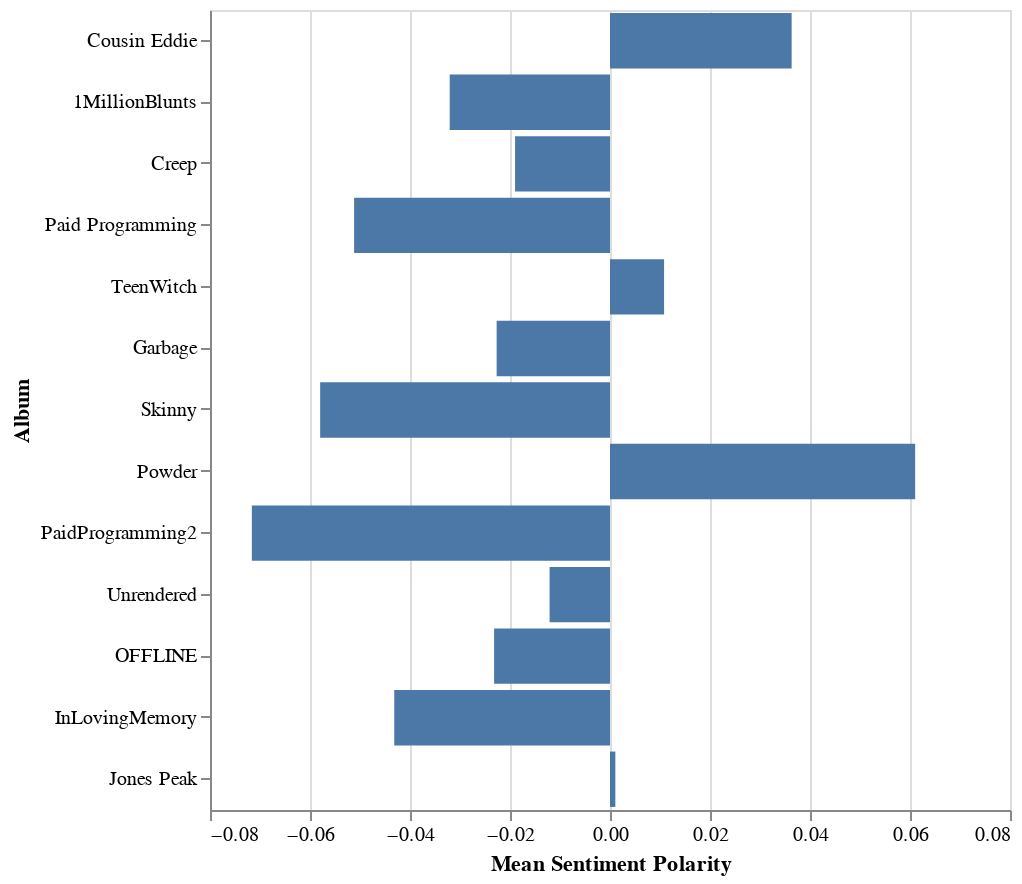

Notebook code for this chart:
### Markdown cell above
## Average mean sentiment per album over years
Ironically some of the darker albums are slighlty positive like teenwitch

### Code cell
# create seperate visuals for average scores over the years
barchart = alt.Chart(data).mark_bar().encode(
    x=alt.X('mean(value):Q', title='Mean Sentiment Polarity'),
    y=alt.Y('album :N', title='Album', sort=None),
    tooltip=['mean(value):Q', 'album :N']
).properties(
    width=400,
    height=400
)
barchart

### Figure 1 — Vega-Lite specification as saved in the notebook (floating-point values rounded to 4 significant figures)
{"config": {"view": {"continuousWidth": 400, "continuousHeight": 300}}, "data": {"name": "data-918b4e89a0fbdafdcbdd4300380f4cc7"}, "mark": "bar", "encoding": {"tooltip": [{"aggregate": "mean", "field": "value", "type": "quantitative"}, {"field": "album ", "type": "nominal"}], "x": {"aggregate": "mean", "field": "value", "title": "Mean Sentiment Polarity", "type": "quantitative"}, "y": {"field": "album ", "sort": null, "title": "Album", "type": "nominal"}}, "height": 400, "width": 400, "$schema": "https://vega.github.io/schema/vega-lite/v4.17.0.json", "datasets": {"data-918b4e89a0fbdafdcbdd4300380f4cc7": [{"album ": "Cousin Eddie", "name": null, "value": null, "number": 0}, {"album ": "Cousin Eddie", "name": null, "value": null, "number": 1}, {"album ": "Cousin Eddie", "name": "\"Zig Zags And Louie Tags\"", "value": 0.02604, "number": 2}, {"album ": "Cousin Eddie", "name": "Weekend", "value": 0.08873, "number": 3}, {"album ": "Cousin Eddie", "name": "Mighty Joe Young", "value": -0.08626, "number": 4}, {"album ": "Cousin Eddie", "name": "Excuse Me", "value": 0.07147, "number": 5}, {"album ": "Cousin Eddie", "name": "Work", "value": 0.08167, "number": 6}, {"album ": "Cousin Eddie", "name": null, "value": null, "number": 7}, {"album ": "Cousin Eddie", "name": null, "value": null, "number": 8}, {"album ": "1MillionBlunts", "name": null, "value": null, "number": 0}, {"album ": "1MillionBlunts", "name": "MasterBedroom", "value": -0.104, "number": 1}, {"album ": "1MillionBlunts", "name": "MarbleFloors", "value": 0.1267, "number": 2}, {"album ": "1MillionBlunts", "name": "BluntsInTheGraveyard", "value": -0.04269, "number": 3}, {"album ": "1MillionBlunts", "name": "BabyBlueVeleour", "value": 0.0007937, "number": 4}, {"album ": "1MillionBlunts", "name": "SilkSheets", "value": 0.03492, "number": 5}, {"album ": "1MillionBlunts", "name": "TheLivingForest", "value": -0.1629, "number": 6}, {"album ": "1MillionBlunts", "name": "Phantom", "value": -0.07731, "number": 7}, {"album ": "1MillionBlunts", "name": null, "value": null, "number": 8}, {"album ": "Creep", "name": "Gold Chevrolet", "value": 0.2197, "number": 0}, {"album ": "Creep", "name": "White Noise", "value": -0.0881, "number": 1}, {"album ": "Creep", "name": "Windows 95", "value": -0.1039, "number": 2}, {"album ": "Creep", "name": "Dead Girl", "value": 0.01136, "number": 3}, {"album ": "Creep", "name": "Pixelated Tears", "value": -0.08811, "number": 4}, {"album ": "Creep", "name": "Penthouse", "value": 0.04938, "number": 5}, {"album ": "Creep", "name": "Dracula", "value": -0.1949, "number": 6}, {"album ": "Creep", "name": "Floppy Disc", "value": 0.137, "number": 7}, {"album ": "Creep", "name": "Marble  ", "value": -0.1133, "number": 8}, {"album ": "Paid Programming", "name": "Jonathan Taylor Thomas", "value": -0.01422, "number": 0}, {"album ": "Paid Programming", "name": "American Beauty", "value": -0.1979, "number": 1}, {"album ": "Paid Programming", "name": "Skin", "value": -0.4341, "number": 2}, {"album ": "Paid Programming", "name": "Blink 187", "value": -0.02859, "number": 3}, {"album ": "Paid Programming", "name": "Teen Girl Dies At Rave", "value": 0.06078, "number": 4}, {"album ": "Paid Programming", "name": "Teenage Boy", "value": 0.2167, "number": 5}, {"album ": "Paid Programming", "name": "281-330-8004", "value": -0.1042, "number": 6}, {"album ": "Paid Programming", "name": "Severe Weather Warning", "value": 0.03802, "number": 7}, {"album ": "Paid Programming", "name": "Grandfathers Ring  ", "value": 0.002899, "number": 8}, {"album ": "TeenWitch", "name": "FearTheNobodies", "value": -0.2648, "number": 0}, {"album ": "TeenWitch", "name": "RampartRange", "value": -0.1831, "number": 1}, {"album ": "TeenWitch", "name": "WitchBoy", "value": -0.135, "number": 2}, {"album ": "TeenWitch", "name": "TheCafeteria", "value": -0.05804, "number": 3}, {"album ": "TeenWitch", "name": "Reb&Vodka", "value": -0.2304, "number": 4}, {"album ": "TeenWitch", "name": "BombsInTheLunchroom ", "value": 0.2589, "number": 5}, {"album ": "TeenWitch", "name": "Cotton", "value": 0.5, "number": 6}, {"album ": "TeenWitch", "name": "ParkingLotWitness ", "value": 0.09085, "number": 7}, {"album ": "TeenWitch", "name": "Klebold ", "value": 0.1189, "number": 8}, {"album ": "Garbage", "name": "Lay Me In The River", "value": 0.1273, "number": 0}, {"album ": "Garbage", "name": null, "value": null, "number": 1}, {"album ": "Garbage", "name": null, "value": null, "number": 2}, {"album ": "Garbage", "name": null, "value": null, "number": 3}, {"album ": "Garbage", "name": "Corduroy", "value": -0.136, "number": 4}, {"album ": "Garbage", "name": null, "value": null, "number": 5}, {"album ": "Garbage", "name": null, "value": null, "number": 6}, {"album ": "Garbage", "name": null, "value": null, "number": 7}, {"album ": "Garbage", "name": "You Can Tell A Lot About A Man By The Neck Of His Shirt ", "value": -0.05927, "number": 8}, {"album ": "Skinny", "name": "HollisterJeans", "value": -0.06136, "number": 0}, {"album ": "Skinny", "name": "TheNoiseInsideMyHead", "value": 0.07639, "number": 1}, {"album ": "Skinny", "name": null, "value": null, "number": 2}, {"album ": "Skinny", "name": null, "value": null, "number": 3}, {"album ": "Skinny", "name": "WhereTheTreesMeetTheFreeway ", "value": -0.1663, "number": 4}, {"album ": "Skinny", "name": null, "value": null, "number": 5}, {"album ": "Skinny", "name": null, "value": null, "number": 6}, {"album ": "Skinny", "name": "DeadInDesignerClothes", "value": -0.1056, "number": 7}, {"album ": "Skinny", "name": "ShrimpPizza ", "value": -0.03297, "number": 8}, {"album ": "Powder", "name": null, "value": null, "number": 0}, {"album ": "Powder", "name": "The Healing Fields", "value": -0.03832, "number": 1}, {"album ": "Powder", "name": "Upon The Dying Grass", "value": -0.07523, "number": 2}, {"album ": "Powder", "name": "Hey Sorry, I Was In The Shower", "value": 0.08828, "number": 3}, {"album ": "Powder", "name": "Himalayan Salt", "value": 0.02224, "number": 4}, {"album ": "Powder", "name": "Just Another Day At The Office", "value": 0.07741, "number": 5}, {"album ": "Powder", "name": "Here Goes Nothing", "value": -0.005499, "number": 6}, {"album ": "Powder", "name": "Chlorella", "value": 0.3583, "number": 7}, {"album ": "Powder", "name": null, "value": null, "number": 8}, {"album ": "PaidProgramming2", "name": null, "value": null, "number": 0}, {"album ": "PaidProgramming2", "name": null, "value": null, "number": 1}, {"album ": "PaidProgramming2", "name": "Rocks", "value": -0.008399, "number": 2}, {"album ": "PaidProgramming2", "name": "Biodegradable", "value": -0.06406, "number": 3}, {"album ": "PaidProgramming2", "name": null, "value": null, "number": 4}, {"album ": "PaidProgramming2", "name": "Black Mold ", "value": -0.247, "number": 5}, {"album ": "PaidProgramming2", "name": "Maggots", "value": 0.03298, "number": 6}, {"album ": "PaidProgramming2", "name": null, "value": null, "number": 7}, {"album ": "PaidProgramming2", "name": null, "value": null, "number": 8}, {"album ": "Unrendered", "name": null, "value": null, "number": 0}, {"album ": "Unrendered", "name": "CtrlAltDelete", "value": -0.07365, "number": 1}, {"album ": "Unrendered", "name": null, "value": null, "number": 2}, {"album ": "Unrendered", "name": "SunnyDay", "value": 0.1691, "number": 3}, {"album ": "Unrendered", "name": "LifeRuiner", "value": -0.1676, "number": 4}, {"album ": "Unrendered", "name": "TheGrandestNothing", "value": 0.03462, "number": 5}, {"album ": "Unrendered", "name": null, "value": null, "number": 6}, {"album ": "Unrendered", "name": "TakingOutTheTrash", "value": -0.02286, "number": 7}, {"album ": "Unrendered", "name": null, "value": null, "number": 8}, {"album ": "OFFLINE", "name": null, "value": null, "number": 0}, {"album ": "OFFLINE", "name": "StateOfEmergency", "value": 0.09589, "number": 1}, {"album ": "OFFLINE", "name": "FatherTime", "value": -0.1418, "number": 2}, {"album ": "OFFLINE", "name": null, "value": null, "number": 3}, {"album ": "OFFLINE", "name": null, "value": null, "number": 4}, {"album ": "OFFLINE", "name": null, "value": null, "number": 5}, {"album ": "OFFLINE", "name": "ChampagneInTheGraveyard", "value": -0.02822, "number": 6}, {"album ": "OFFLINE", "name": "Kerosene", "value": -0.01863, "number": 7}, {"album ": "OFFLINE", "name": null, "value": null, "number": 8}, {"album ": "InLovingMemory", "name": null, "value": null, "number": 0}, {"album ": "InLovingMemory", "name": "RainCloudsFollowMe", "value": -0.2253, "number": 1}, {"album ": "InLovingMemory", "name": "ChatLog", "value": -0.005682, "number": 2}, {"album ": "InLovingMemory", "name": "DemolitionFreestylePt3", "value": 0.02077, "number": 3}, {"album ": "InLovingMemory", "name": "SawedOff", "value": 0.006349, "number": 4}, {"album ": "InLovingMemory", "name": "EverybodysFavoriteScumbag ", "value": 0.1062, "number": 5}, {"album ": "InLovingMemory", "name": "InLovingMemory", "value": -0.06644, "number": 6}, {"album ": "InLovingMemory", "name": "GoHardHuh", "value": -0.138, "number": 7}, {"album ": "InLovingMemory", "name": null, "value": null, "number": 8}, {"album ": "Jones Peak", "name": null, "value": null, "number": 0}, {"album ": "Jones Peak", "name": null, "value": null, "number": 1}, {"album ": "Jones Peak", "name": "YellowStone", "value": -0.0173, "number": 2}, {"album ": "Jones Peak", "name": "80sMontage", "value": 0.1424, "number": 3}, {"album ": "Jones Peak", "name": "WhereFromBro?", "value": 0.0543, "number": 4}, {"album ": "Jones Peak", "name": "Away", "value": -0.1667, "number": 5}, {"album ": "Jones Peak", "name": "SwishaHouse ", "value": -0.007392, "number": 6}, {"album ": "Jones Peak", "name": null, "value": null, "number": 7}, {"album ": "Jones Peak", "name": null, "value": null, "number": 8}]}}
